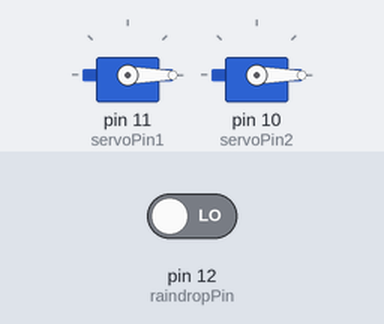
A sketch run on a simulated Arduino Uno, built with avr-gcc and run on an emulated ATmega328P. On the bench: 2 × servo. The inputs (shaded band) are chosen by the test bench; at power-on: pin 12 (raindropPin) LOW.

Above: at 1.2 s.
1.3 s: pin 12 (raindropPin) driven HIGH
At 1.6 s:
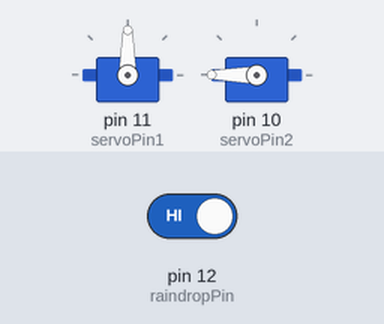
2.8 s: pin 12 (raindropPin) driven LOW
At 3.9 s:
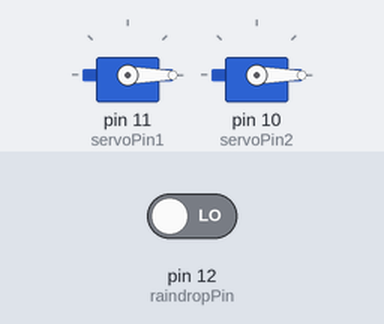
Timing chart, 0 to 5.8 s (numbered marks = the images above; inputs shaded):
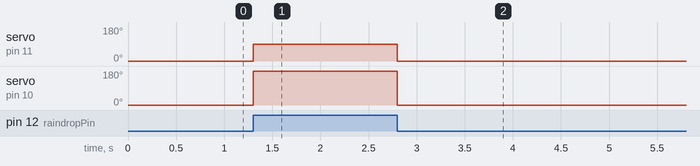

Measured:
- after the input at 1.3 s, servo on pin 11 (servoPin1): 0° → 90° at once; servo on pin 10 (servoPin2): 0° → 180° at once
- after the input at 2.8 s, servo on pin 11 (servoPin1): 90° → 0° at once; servo on pin 10 (servoPin2): 180° → 0° at once

The sketch:

RainShield.ino
```cpp
#include <Servo.h>

int raindropPin = 12;
int servoPin1 = 11;
int servoPin2 = 10;

Servo myservo1;
Servo myservo2;

void setup() {
  pinMode(raindropPin, INPUT);
  myservo1.attach(servoPin1);
  myservo2.attach(servoPin2);
  Serial.begin(9600);
}

void loop() {
  if (digitalRead(raindropPin) == HIGH) {
    myservo1.write(90);
    myservo2.write(270);
  }
  if (digitalRead(raindropPin) == LOW) {
    myservo1.write(0);
    myservo2.write(0);
  }
}
```
